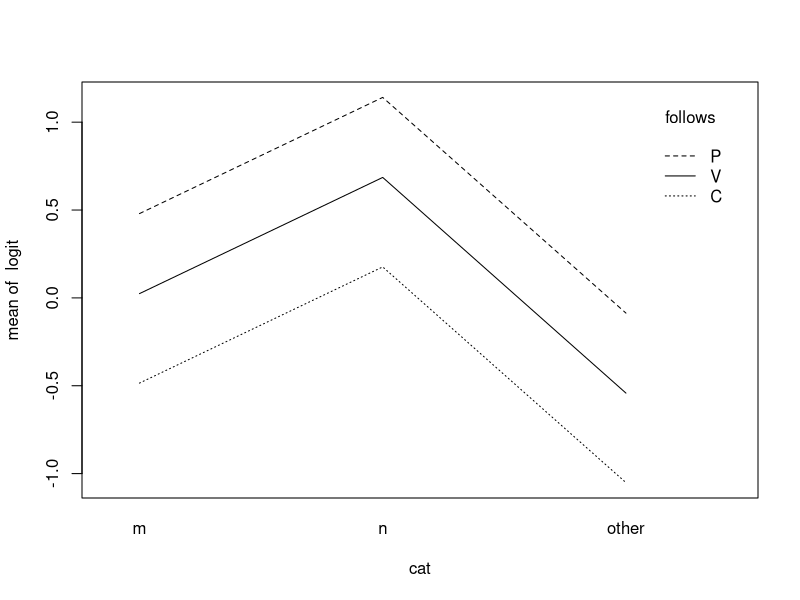

The R script that drew this image:
setwd("/home/datol/cw_CNLP/hw5")
cedegren2 <- read.csv("cedegren2.csv", header = TRUE, sep = ",", quote = "\"",
         dec = ".", fill = TRUE, comment.char = "")

attach(cedegren2)
cedegren2

ced2.del <- cbind(sDel, sNoDel)

#ced2.logr <- glm(ced2.del ~ cat * follows * class, family=binomial("logit"))

#ced2.logr <- glm(ced2.del ~ cat + follows + class + cat:follows:class, family=binomial("logit"))

#ced2.logr <- glm(ced2.del ~ cat + follows + class + cat:follows, family=binomial("logit"))
#ced2.logr <- glm(ced2.del ~ cat + follows + class + follows:class, family=binomial("logit"))
ced2.logr <- glm(ced2.del ~ cat + follows + class + cat:class, family=binomial("logit"))

#ced2.logr <- glm(ced2.del ~ cat + follows + class, family=binomial("logit"))

ced2.logr
summary(ced2.logr)

fitted(ced2.logr)

anova(ced2.logr, test="Chisq")
drop1(ced2.logr, test="Chisq")


cat <- c("m", "m", "m", "m", "m", "m", "n", "n", "n", "n", "n", "n", "other", "other", "other", "other", "other", "other")
follows <- c("C", "V", "P", "C", "V", "P", "C", "V", "P", "C", "V", "P", "C", "V", "P", "C", "V", "P")
class <- c("L", "L", "L", "H", "H", "H", "L", "L", "L", "H", "H", "H", "L", "L", "L", "H", "H", "H")
sample <- data.frame(cat, follows, class)

estimated <- within(sample, {
  prop <-predict(ced2.logr, sample, type="response")
  odds <- prop/ (1-prop)
  logit <- log(odds)
})

estimated


with(estimated, interaction.plot(cat, follows, logit))


options(scipen=999)
